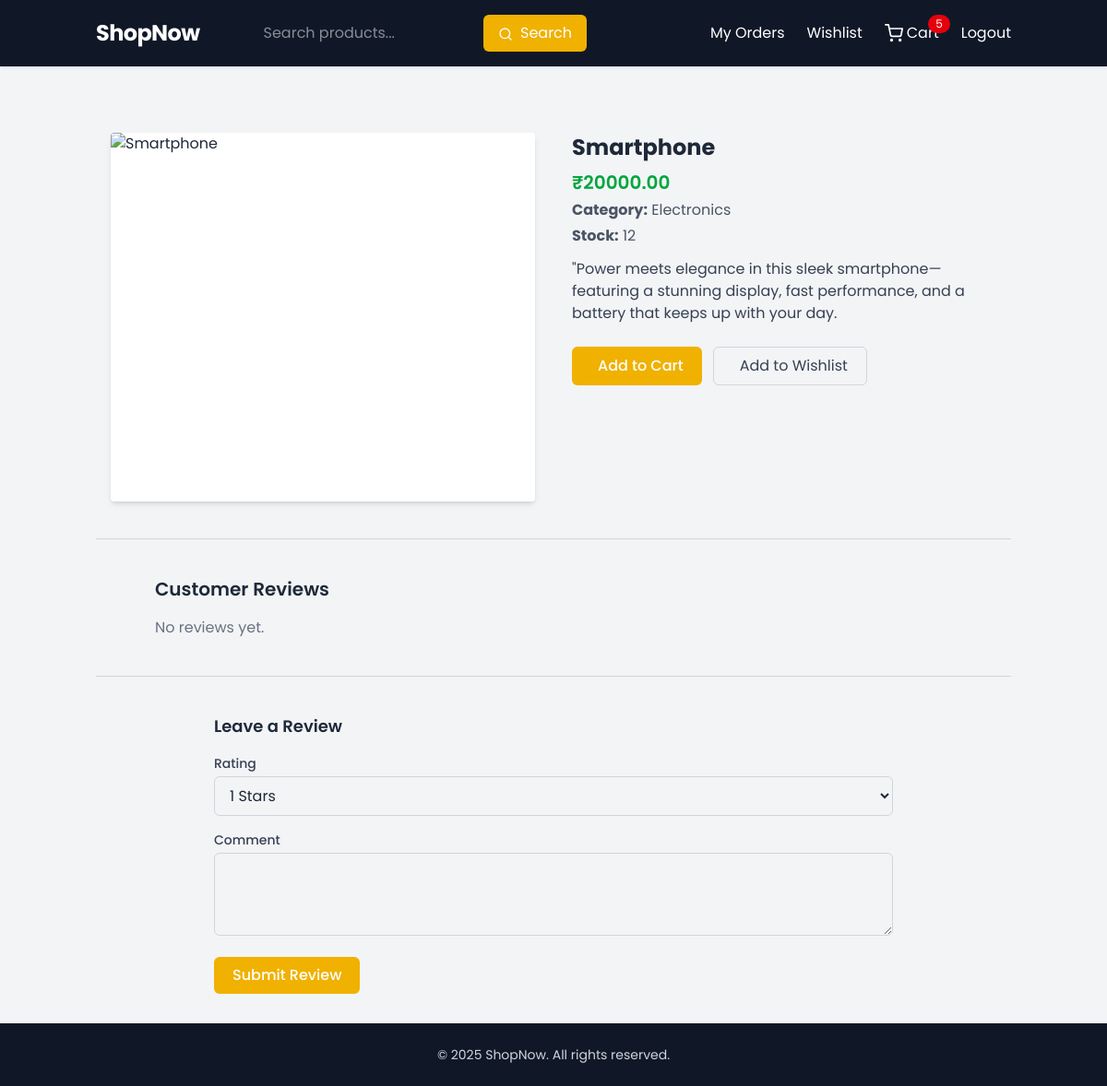
The app's page /product/6 (signed in) with its own data.
### app/models.py (models this page shows)
class Product(db.Model):
    id = db.Column(db.Integer, primary_key=True)
    name = db.Column(db.String(120), nullable=False)
    description = db.Column(db.Text)
    price = db.Column(db.Float, nullable=False)
    image_url = db.Column(db.String(300))
    category = db.Column(db.String(100))
    stock = db.Column(db.Integer, default=10)
    featured = db.Column(db.Boolean, default=False)  # ✅ New field
    reviews = db.relationship("Review", backref="product", cascade="all, delete-orphan")
    wishlist_items = db.relationship(
        "WishlistItem", backref="product", cascade="all, delete-orphan"
    )
    order_items = db.relationship(
        "OrderItem", backref="product", cascade="all, delete-orphan"
    )

### app/routes.py (the view, shortened to what this page needs)
@main_bp.route("/product/<int:product_id>", methods=["GET", "POST"])
def product_detail(product_id):
    product = Product.query.get_or_404(product_id)
    review_form = ReviewForm()
    return render_template("product.html", product=product, review_form=review_form)

### app/forms.py
class ReviewForm(FlaskForm):
    rating = SelectField(
        "Rating",
        choices=[(str(i), f"{i} Stars") for i in range(1, 6)],
        validators=[DataRequired()]
    )
    content = TextAreaField("Comment", validators=[DataRequired(), Length(max=1000)])
    submit = SubmitField("Submit Review")

### app/context_processors.py (called while the page is built)
def inject_current_year():
    return {'current_year': datetime.now().year}

### app/routes.py (called while the page is built)
@login_manager.user_loader
def load_user(user_id):
    return User.query.get(int(user_id))

@main_bp.before_app_request
def load_cart_count():
    if current_user.is_authenticated:
        cart_items = CartItem.query.filter_by(user_id=current_user.id).all()
        g.cart_count = sum(item.quantity for item in cart_items)
    else:
        g.cart_count = 0

### app/templates/product.html (shortened to what this page needs)
{% extends "base.html" %}  {% block content %}
<div
  class="max-w-6xl mx-auto mt-10 px-4 grid grid-cols-1 md:grid-cols-2 gap-10"
>
  <div>
    {% if product.image_url %}
    <img
      src="{{ product.image_url }}"
      alt="{{ product.name }}"
      class="w-full h-[400px] object-contain rounded shadow-md bg-white"
      loading="lazy"
    />
    {% else %}
    <div
      class="w-full h-[300px] flex items-center justify-center bg-gray-100 text-gray-500 rounded shadow"
    >
      No Image Available
    </div>
    {% endif %}
  </div>
  <div>
    <h1 class="text-2xl font-bold text-gray-800 mb-2">{{ product.name }}</h1>
    <p class="text-green-600 text-xl font-semibold mb-1">
      ₹{{ "%.2f"|format(product.price) }}
    </p>
    {% if product.category %}
    <p class="mb-1 text-gray-600">
      <strong>Category:</strong> {{ product.category }}
    </p>
    {% endif %}
    <p class="mb-1 text-gray-600">
      <strong>Stock:</strong> {{ product.stock }}
    </p>
    <p class="mt-3 text-gray-700">{{ product.description }}</p>
    {% if current_user.is_authenticated %}
    <div class="mt-6 flex flex-wrap gap-3">
      <a
        href="{{ url_for('main_bp.add_to_cart', product_id=product.id) }}"
        class="bg-yellow-500 hover:bg-yellow-600 text-white px-5 py-2 rounded-md font-medium transition flex items-center gap-2"
      >
         Add to Cart
      </a>
      <a
        href="{{ url_for('main_bp.add_to_wishlist', product_id=product.id) }}"
        class="border border-gray-300 text-gray-700 hover:text-red-500 px-5 py-2 rounded-md transition flex items-center gap-2"
      >
         Add to Wishlist
      </a>
    </div>
    {% endif %}
  </div>
</div>
<hr class="my-10 max-w-6xl mx-auto border-gray-300" />
<div class="max-w-4xl mx-auto px-4">
  <h2 class="text-xl font-semibold text-gray-800 mb-4">Customer Reviews</h2>
  {% if product.reviews %}
  <div class="space-y-4">
    {% for review in product.reviews %}
    <div class="bg-white p-4 rounded-md shadow-sm">
      <div class="flex items-center justify-between mb-1">
        <h6 class="font-medium text-gray-700">{{ review.user.email }}</h6>
        <span class="text-sm text-yellow-500 font-medium"
          >Rating: {{ review.rating }}/5</span
        >
      </div>
      <p class="text-gray-700 mb-1">{{ review.comment }}</p>
      <p class="text-xs text-gray-400">
        {{ review.timestamp.strftime('%b %d, %Y') }}
      </p>
    </div>
    {% endfor %}
  </div>
  {% else %}
  <p class="text-gray-500">No reviews yet.</p>
  {% endif %}
</div>
{% if current_user.is_authenticated %}
<hr class="my-10 max-w-6xl mx-auto border-gray-300" />
<div class="max-w-3xl mx-auto px-4">
  <h3 class="text-lg font-semibold mb-4 text-gray-800">Leave a Review</h3>
  <form method="POST" novalidate class="space-y-4" aria-label="Review form">
    <div>
      <label class="block text-sm font-medium text-gray-700 mb-1"
        >{{ review_form.rating.label.text }}</label
      >
      {{ review_form.rating(class="w-full border border-gray-300 rounded-md px-3
      py-2 focus:ring-yellow-400 focus:outline-none") }}
    </div>
    <div>
      <label class="block text-sm font-medium text-gray-700 mb-1"
        >{{ review_form.content.label.text }}</label
      >
      {{ review_form.content(class="w-full border border-gray-300 rounded-md
      px-3 py-2 focus:ring-yellow-400 focus:outline-none", rows="3") }}
    </div>
    <div>
      {{ review_form.submit(class="bg-yellow-500 hover:bg-yellow-600 text-white
      px-5 py-2 rounded-md font-medium transition") }}
    </div>
  </form>
</div>
{% endif %} {% endblock %}

### app/templates/base.html (style rules this page uses)
html { scroll-behavior: smooth; }
body { font-family: "Poppins", sans-serif; }

### records on screen
Product: name "Smartphone", price "20000.00", category "Electronics", stock "12", description "\"Power meets elegance in this sleek smartphone—featuring a stunning display, fast performance, and a battery that keeps up with your day."

### other values on screen
{{ g.cart_count }} "5"
{{ review_form.rating.label.text }} "Rating"
{{ review_form.content.label.text }} "Comment"
